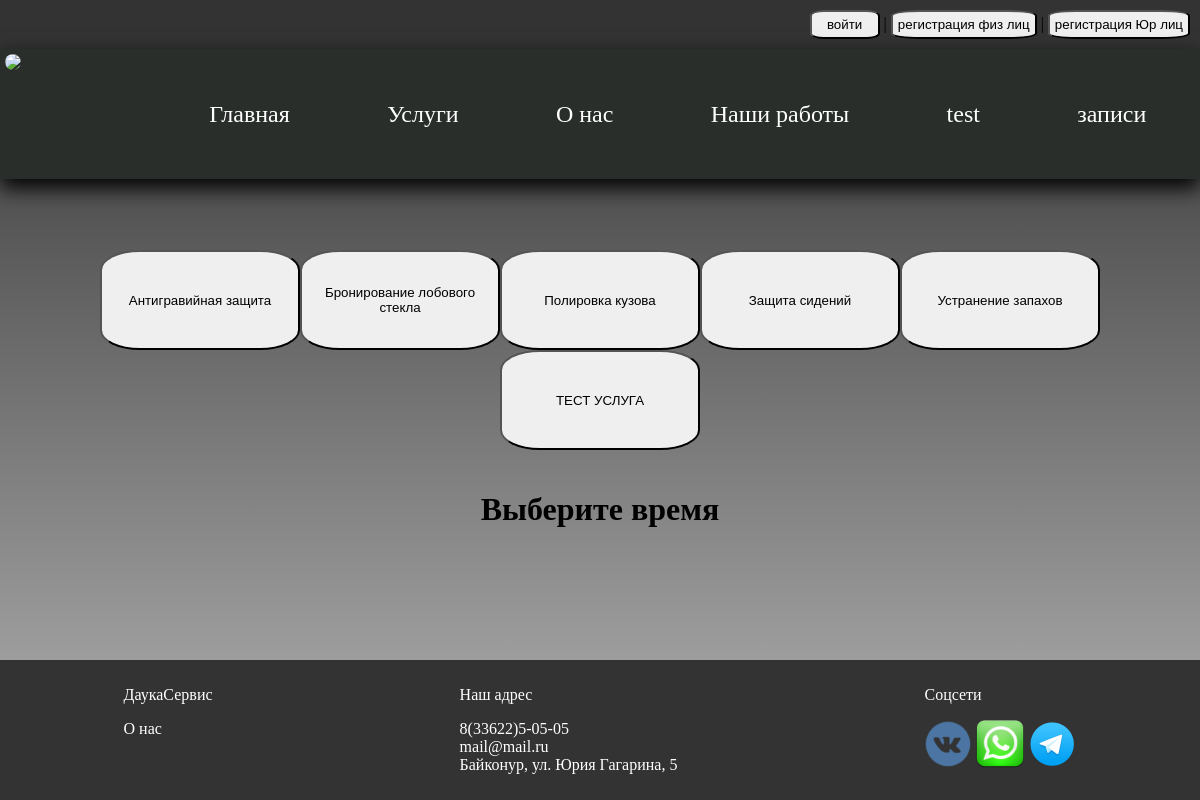
/calendar_events, run on the app's committed database.
### autoService/models.py (models this page shows)
class Service(models.Model):
    title = models.CharField('название услуги', max_length=100)
    description = models.TextField('описание')
    group = models.ForeignKey(GroupService, verbose_name='группа', on_delete=models.CASCADE)
    user = models.ManyToManyField(CustomUser, verbose_name='Мастера', related_name='services')
    class Meta:
        verbose_name = 'Услуга'
        verbose_name_plural = 'Услуги'
    def __str__(self):
        return self.title

### autoService/views.py (the view)
# urls.py: path('calendar_events', calendar_events, name='calendar_events'),
def calendar_events(request):
    services = Service.objects.all()
    context = {
        'services': services,
    }
    return render(request, 'calendar_events_new.html', context)

### userManager/views.py (called while the page is built)
def auth_form_processor(request):
    creating_form = UserForm()
    auth_form = AuthenticationForm()
    creating_form_legal = LegalEntity()
    return {
        'creating_form': creating_form,
        'auth_form': auth_form,
        'creating_form_legal': creating_form_legal,
    }

### templates/calendar_events_new.html (shortened to what this page needs)
{% extends 'base.html' %}
{% block content %}
<div class="d-flex f-wrap" style="margin-top: 50px; justify-content:center;">
    {% for service in services %}
    <div class="tile">
        <button class="tile__btn" onclick="loadCalendar('{{service.id}}')">{{service}}</button>
    </div>
    {% endfor %}
</div>
<h1>Выберите время</h1>
{% endblock %}

### static/style.css (style rules this page uses)
body { margin: 0; font-family: "Finder"; height: 100%; background: rgba(0, 0, 0, 0.15); position:relative; background: linear-gradient(to bottom, rgba(0, 0, 0, 0.8), rgba(67, 67, 67, 0.4)); }
button { padding:5px; border-radius: 20%; min-width: 70px; cursor: pointer; }
h1,h2,h3 { text-align: center; }
.d-flex { display:flex; }

### templates/calendar_events_new.html (style rules this page uses)
.tile { max-width: 200px; min-height: 100px; flex: 200px 0 1; }
.tile__btn { width: 100%; height: 100%; }
.f-wrap { flex-wrap: wrap; }

### data on the page
Service: title "Антигравийная защита"
Service: title "Бронирование лобового стекла"
Service: title "Полировка кузова"
Service: title "Защита сидений"
Service: title "Устранение запахов"
Service: title "ТЕСТ УСЛУГА"
